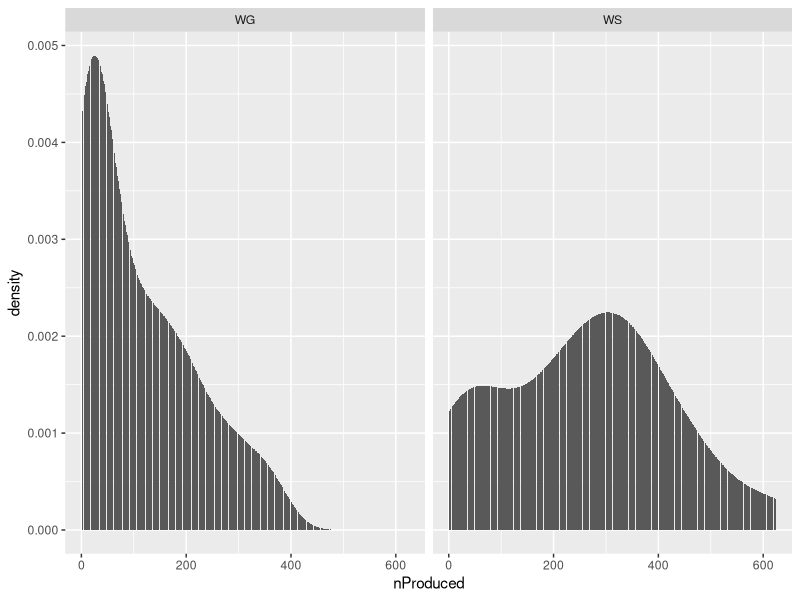
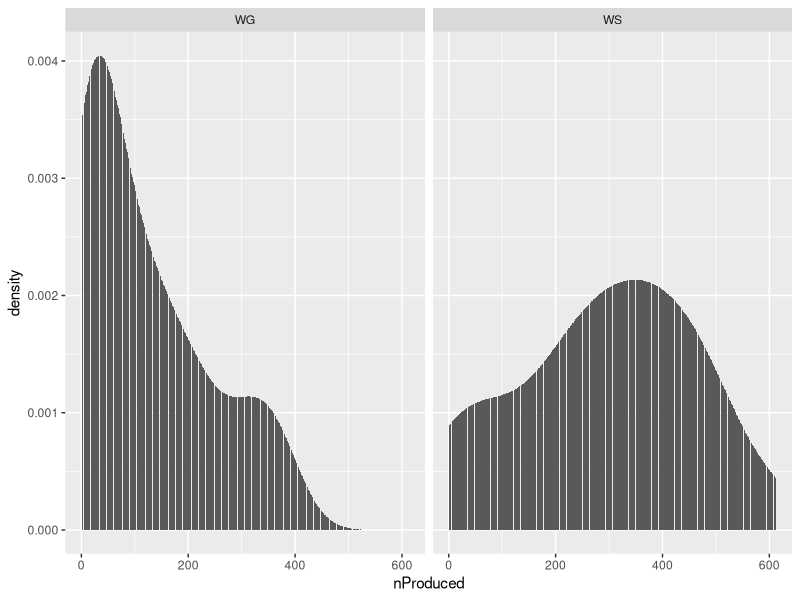

Write R code to recreate these figures, in order.
## ---- chunk 1
knitr::opts_chunk$set(echo = TRUE)

library(dplyr)
library(readxl)
library(ggplot2)

d <- read_xlsx("data/MinmallySpeaking_SHW.xlsx") |>
  select(subjectkey,interview_age, nProduced, form) |>
  na.omit()

## ---- chunk 2
ggplot(d, aes(x = nProduced))+
  geom_histogram(stat = "density")+
  facet_grid(~form)
## ---- chunk 3
oldest_group <- d |>
  filter(interview_age >= 72 & interview_age < 96) |>
  group_by(subjectkey) |>
  arrange(subjectkey,interview_age) |>
  mutate(months_between = interview_age - lag(interview_age))


oldest_group |>
  group_by(subjectkey) |>
  filter(length(interview_age) > 1)


ggplot(oldest_group, aes(x = nProduced))+
  geom_histogram(stat = "density")+
  facet_grid(~form)
